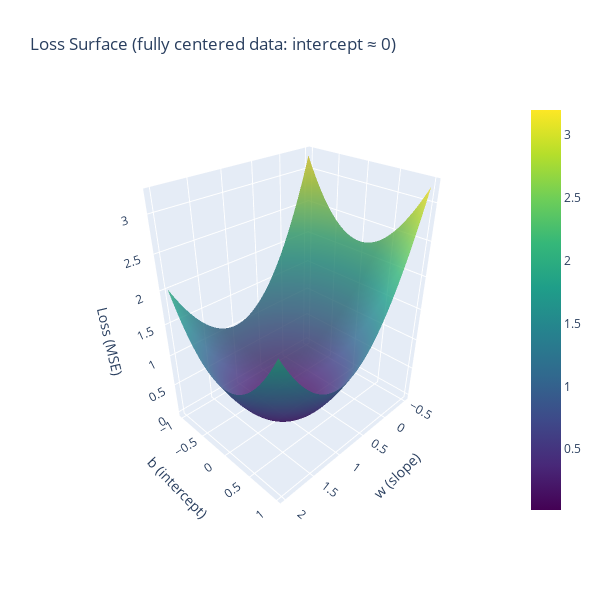

Notebook code for this chart:
### Code cell
fig = go.Figure(data=[
    go.Surface(
        x=w_range,
        y=b_range,
        z=Loss_grid,
        colorscale='Viridis',
        opacity=0.8,
        name='Loss Surface'
    )
])

fig.update_layout(
    width=600,
    height=600,
    scene=dict(
        xaxis_title='w (slope)',
        yaxis_title='b (intercept)',
        zaxis_title='Loss (MSE)',
        camera=dict(eye=dict(x=1.5, y=1.5, z=1.3))
    ),
    title='Loss Surface (fully centered data: intercept ≈ 0)'
)

fig.show()

### Figure 1 — Plotly figure (JSON) as saved in the notebook; plotly's stock layout.template omitted (floating-point values rounded to 4 significant figures; data arrays with more than 128 entries replaced by an {"elided": "..."} marker saying what was removed)
{"data": [{"colorscale": [[0, "#440154"], [0.1111, "#482878"], [0.2222, "#3e4989"], [0.3333, "#31688e"], [0.4444, "#26828e"], [0.5556, "#1f9e89"], [0.6667, "#35b779"], [0.7778, "#6ece58"], [0.8889, "#b5de2b"], [1, "#fde725"]], "name": "Loss Surface", "opacity": 0.8, "type": "surface", "x": [-0.5, -0.449, -0.398, -0.3469, -0.2959, -0.2449, -0.1939, -0.1429, -0.09184, -0.04082, 0.0102, 0.06122, 0.1122, 0.1633, 0.2143, 0.2653, 0.3163, 0.3673, 0.4184, 0.4694, 0.5204, 0.5714, 0.6224, 0.6735, 0.7245, 0.7755, 0.8265, 0.8776, 0.9286, 0.9796, 1.031, 1.082, 1.133, 1.184, 1.235, 1.286, 1.337, 1.388, 1.439, 1.49, 1.541, 1.592, 1.643, 1.694, 1.745, 1.796, 1.847, 1.898, 1.949, 2.0], "y": [-1.0, -0.9592, -0.9184, -0.8776, -0.8367, -0.7959, -0.7551, -0.7143, -0.6735, -0.6327, -0.5918, -0.551, -0.5102, -0.4694, -0.4286, -0.3878, -0.3469, -0.3061, -0.2653, -0.2245, -0.1837, -0.1429, -0.102, -0.06122, -0.02041, 0.02041, 0.06122, 0.102, 0.1429, 0.1837, 0.2245, 0.2653, 0.3061, 0.3469, 0.3878, 0.4286, 0.4694, 0.5102, 0.551, 0.5918, 0.6327, 0.6735, 0.7143, 0.7551, 0.7959, 0.8367, 0.8776, 0.9184, 0.9592, 1.0], "z": {"elided": "50x50 float values"}}], "layout": {"height": 600, "scene": {"camera": {"eye": {"x": 1.5, "y": 1.5, "z": 1.3}}, "xaxis": {"title": {"text": "w (slope)"}}, "yaxis": {"title": {"text": "b (intercept)"}}, "zaxis": {"title": {"text": "Loss (MSE)"}}}, "title": {"text": "Loss Surface (fully centered data: intercept ≈ 0)"}, "width": 600}}
